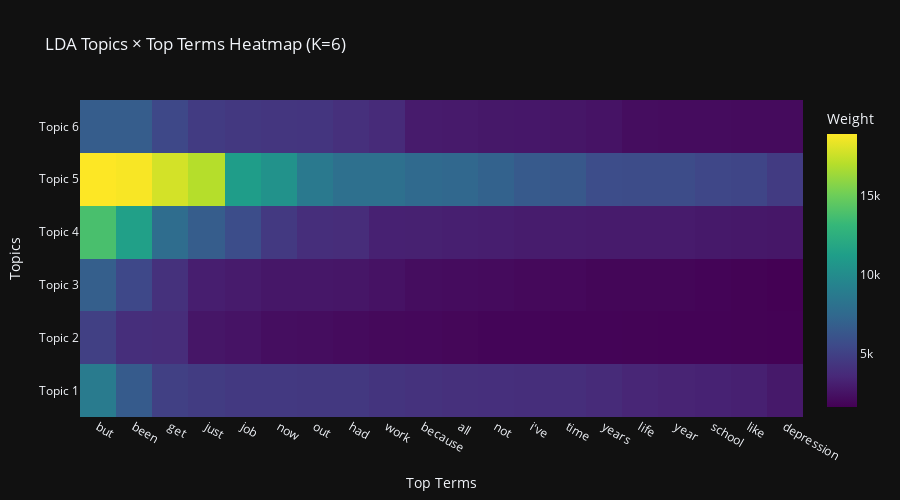

Source (notebook cell):
### Markdown cell above
8) LDA Topic Modeling

### Code cell
from sklearn.feature_extraction.text import CountVectorizer
from sklearn.decomposition import LatentDirichletAllocation

N_TOPICS = 6  # 可调
count_vec = CountVectorizer(tokenizer=tokenize, max_features=8000, max_df=0.8, min_df=5)
Xc = count_vec.fit_transform(texts)
terms_c = count_vec.get_feature_names_out()

lda = LatentDirichletAllocation(n_components=N_TOPICS, random_state=42, learning_method="batch")

if Xc.shape[0] > 0 and Xc.shape[1] > 0:
    lda.fit(Xc)

    # 1) 展示每个主题的 Top-12 词（表格）
    topic_terms = []
    for k in range(N_TOPICS):
        comp = lda.components_[k]
        top_ids = np.argsort(comp)[-12:][::-1]
        topic_terms.append([terms_c[i] for i in top_ids])

    topic_df = pd.DataFrame(
        topic_terms,
        index=[f"Topic {i+1}" for i in range(N_TOPICS)],
        columns=[f"t{j+1}" for j in range(12)]
    )
    display(topic_df)

    # 2) 热力图（按每个主题的 Top-20 词显示权重）
    topic_term_matrix = []
    term_labels = []
    for k in range(N_TOPICS):
        comp = lda.components_[k]
        top_ids = np.argsort(comp)[-20:][::-1]
        topic_term_matrix.append(comp[top_ids])
        term_labels.append([terms_c[i] for i in top_ids])

    tm = np.vstack(topic_term_matrix)  # (K, 20)
    term_axis = term_labels[0] if len(term_labels) > 0 else [f"term{i+1}" for i in range(tm.shape[1])]

    fig_lda = go.Figure(data=go.Heatmap(
        z=tm,
        x=term_axis,
        y=[f"Topic {i+1}" for i in range(tm.shape[0])],
        colorscale="Viridis",
        colorbar=dict(title="Weight")
    ))
    fig_lda.update_layout(
        title=f"LDA Topics × Top Terms Heatmap (K={N_TOPICS})",
        xaxis_title="Top Terms", yaxis_title="Topics", height=500
    )
    fig_lda.show()
else:
    print("Empty matrix for LDA.")

### Figure 1 — Plotly figure (JSON) as saved in the notebook; plotly's stock layout.template omitted (floating-point values rounded to 4 significant figures)
{"data": [{"colorbar": {"title": {"text": "Weight"}}, "colorscale": [[0, "#440154"], [0.1111, "#482878"], [0.2222, "#3e4989"], [0.3333, "#31688e"], [0.4444, "#26828e"], [0.5556, "#1f9e89"], [0.6667, "#35b779"], [0.7778, "#6ece58"], [0.8889, "#b5de2b"], [1, "#fde725"]], "type": "heatmap", "x": ["but", "been", "get", "just", "job", "now", "out", "had", "work", "because", "all", "not", "i've", "time", "years", "life", "year", "school", "like", "depression"], "y": ["Topic 1", "Topic 2", "Topic 3", "Topic 4", "Topic 5", "Topic 6"], "z": [[8805.0, 6610.0, 4968.0, 4765.0, 4583.0, 4557.0, 4524.0, 4510.0, 4267.0, 4136.0, 4058.0, 3985.0, 3945.0, 3918.0, 3735.0, 3466.0, 3372.0, 3313.0, 3215.0, 2865.0], [4959.0, 3945.0, 3858.0, 2701.0, 2572.0, 2282.0, 2269.0, 2145.0, 2063.0, 2015.0, 1955.0, 1869.0, 1857.0, 1821.0, 1806.0, 1801.0, 1766.0, 1764.0, 1746.0, 1718.0], [6836.0, 5456.0, 4087.0, 3092.0, 2956.0, 2753.0, 2736.0, 2703.0, 2523.0, 2259.0, 2217.0, 2161.0, 2056.0, 2016.0, 1902.0, 1893.0, 1891.0, 1827.0, 1745.0, 1668.0], [13840.0, 11420.0, 7776.0, 6716.0, 5771.0, 4590.0, 3940.0, 3847.0, 3263.0, 3229.0, 3140.0, 3086.0, 2989.0, 2987.0, 2947.0, 2939.0, 2922.0, 2837.0, 2811.0, 2736.0], [18900.0, 18760.0, 17800.0, 17000.0, 11140.0, 10410.0, 8690.0, 8004.0, 7991.0, 7525.0, 7412.0, 7052.0, 6524.0, 6417.0, 5715.0, 5687.0, 5665.0, 5398.0, 5285.0, 4712.0], [6724.0, 6710.0, 5415.0, 4667.0, 4483.0, 4422.0, 4358.0, 4057.0, 3740.0, 2955.0, 2889.0, 2810.0, 2767.0, 2687.0, 2555.0, 2268.0, 2212.0, 2192.0, 2170.0, 2136.0]]}], "layout": {"height": 500, "title": {"text": "LDA Topics × Top Terms Heatmap (K=6)"}, "xaxis": {"title": {"text": "Top Terms"}}, "yaxis": {"title": {"text": "Topics"}}}}
